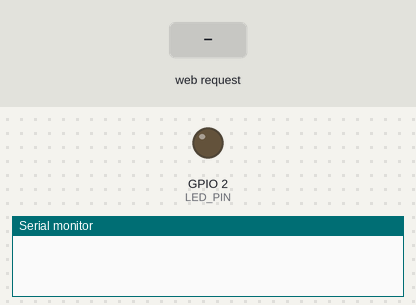
A sketch run on a simulated ESP8266 (NodeMCU). Shown: output pins drawn as LEDs (lit = HIGH), the last lines printed to the serial monitor. The inputs (shaded band) are chosen by the test bench. WiFi joins after 1.5 s; servers stay silent unless stated.

Above: at 0.0 s.
At 3.7 s:
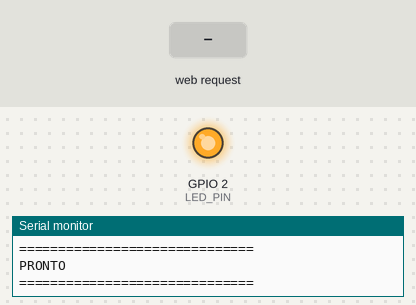
3.8 s: HTTP request GET / received
Timing chart, 0 to 6.8 s (numbered marks = the images above; inputs shaded):
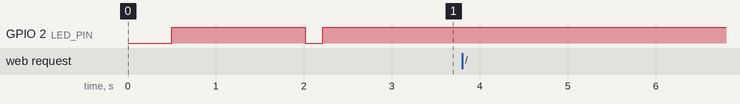

The sketch:

nodemcu.ino
```cpp
#include <ESP8266WiFi.h>
#include <ESP8266WebServer.h>
#include <WiFiUdp.h>

// =====================================================
// WIFI
// =====================================================

const char* ssid = "NOME_RETE";
const char* password = "PASSWORD_RETE";

// =====================================================
// SERVER
// =====================================================

ESP8266WebServer server(80);
WiFiUDP udp;

const unsigned int DISCOVERY_PORT = 4210;
const int LED_PIN = LED_BUILTIN;

// =====================================================
// LAMPEGGIO
// =====================================================

void blinkLED(int times) {
  for (int i = 0; i < times; i++) {
    digitalWrite(LED_PIN, LOW);
    delay(200);

    digitalWrite(LED_PIN, HIGH);
    delay(200);

    delay(150);
  }
}

// =====================================================
// HTTP
// =====================================================

void handleRequest() {

  String path = server.uri();

  Serial.print("HTTP: ");
  Serial.println(path);

  if (path.length() == 2) {

    char command = path.charAt(1);

    if (command >= 'A' && command <= 'Z') {

      int times = command - 'A' + 1;

      Serial.print("Comando ");
      Serial.print(command);
      Serial.print(" -> ");
      Serial.print(times);
      Serial.println(" lampeggi");

      blinkLED(times);

      server.send(
        200,
        "text/plain",
        String("OK: ") + command
      );

      return;
    }
  }

  server.send(
    200,
    "text/plain",
    "ESP8266 OK - usa /A /B /C /D ..."
  );
}

// =====================================================
// DISCOVERY UDP
// =====================================================

void handleDiscovery() {

  int packetSize = udp.parsePacket();

  if (!packetSize) {
    return;
  }

  char buffer[64];

  int len = udp.read(buffer, sizeof(buffer) - 1);

  if (len <= 0) {
    return;
  }

  buffer[len] = '\0';

  Serial.print("UDP: ");
  Serial.println(buffer);

  if (strcmp(buffer, "NOOKAI_DISCOVER") == 0) {

    String response = "NOOKAI_ESP8266 ";

    response += WiFi.localIP().toString();

    udp.beginPacket(udp.remoteIP(), udp.remotePort());
    udp.write(response.c_str());
    udp.endPacket();

    Serial.print("Discovery response: ");
    Serial.println(response);
  }
}

// =====================================================
// SETUP
// =====================================================

void setup() {

  Serial.begin(115200);
  delay(500);

  pinMode(LED_PIN, OUTPUT);
  digitalWrite(LED_PIN, HIGH);

  Serial.println();
  Serial.println("==============================");
  Serial.println("NOOKAI ESP8266");
  Serial.println("==============================");

  // DHCP: nessun IP statico

  WiFi.mode(WIFI_STA);

  Serial.print("Connessione a: ");
  Serial.println(ssid);

  WiFi.begin(ssid, password);

  while (WiFi.status() != WL_CONNECTED) {
    delay(500);
    Serial.print(".");
  }

  Serial.println();
  Serial.println("Wi-Fi CONNESSO");

  Serial.print("IP: ");
  Serial.println(WiFi.localIP());

  Serial.print("Gateway: ");
  Serial.println(WiFi.gatewayIP());

  // ===================================================
  // HTTP SERVER
  // ===================================================

  server.on("/", handleRequest);
  server.onNotFound(handleRequest);

  server.begin();

  // ===================================================
  // UDP DISCOVERY
  // ===================================================

  udp.begin(DISCOVERY_PORT);

  Serial.print("Discovery UDP porta: ");
  Serial.println(DISCOVERY_PORT);

  Serial.println("==============================");
  Serial.println("PRONTO");
  Serial.println("==============================");

  // 1 lampeggio = pronto
  blinkLED(1);
}

// =====================================================
// LOOP
// =====================================================

void loop() {

  server.handleClient();

  handleDiscovery();
}
```
